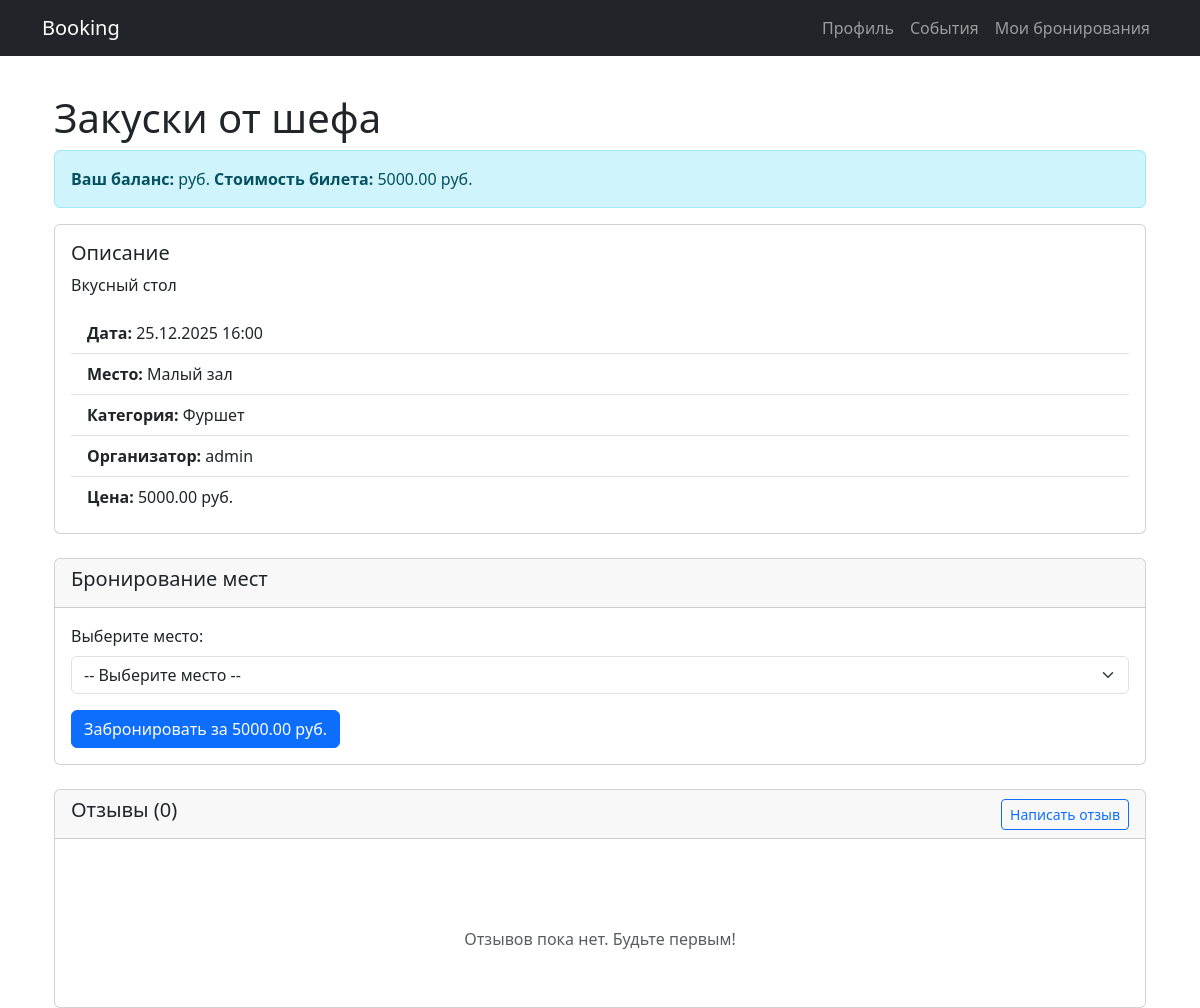
The page /event/2/ (signed in) on the database as committed earlier.
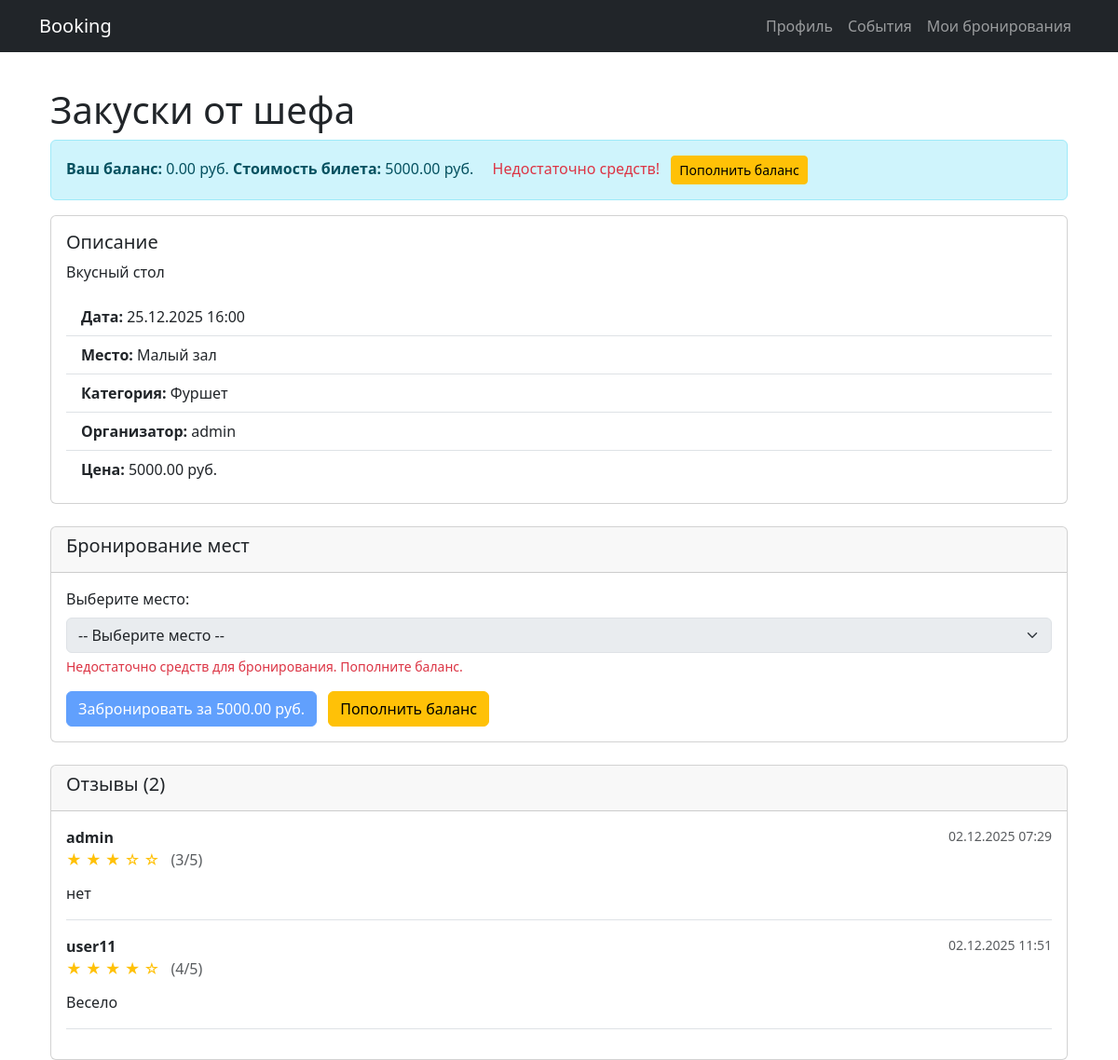
The same page on the database as committed later.
### events/models.py (models this page shows, shortened)
class Event(models.Model):
    title = models.CharField(max_length=200)
    description = models.TextField()
    date = models.DateTimeField()
    venue = models.ForeignKey(Venue, on_delete=models.CASCADE)
    category = models.ForeignKey(Category, on_delete=models.SET_NULL, null=True)
    organizer = models.ForeignKey(User, on_delete=models.CASCADE, null=True, blank=True)
    price = models.DecimalField(
        max_digits=10,
        decimal_places=2,
        default=0,
        help_text="Стоимость билета"
    )

class Venue(models.Model):
    name = models.CharField(max_length=200)
    address = models.CharField(max_length=300)
    capacity = models.IntegerField()

class Category(models.Model):
    name = models.CharField(max_length=200)
    description = models.TextField(blank=True)

class UserProfile(models.Model):
    user = models.OneToOneField(User, on_delete=models.CASCADE, related_name="profile")
    balance = models.DecimalField(max_digits=10, decimal_places=2, default=0)

class Review(models.Model):
    user = models.ForeignKey(User, on_delete=models.CASCADE)
    event = models.ForeignKey(Event, on_delete=models.CASCADE, related_name='reviews')
    rating = models.PositiveSmallIntegerField()
    comment = models.TextField(blank=True)
    created_at = models.DateTimeField(auto_now_add=True)

### events/views.py (the view, shortened to what this page needs)
# urls.py: path('event/<int:event_id>/', views.event_detail_page, name='event_detail_page'),  # Изменили events/ на event/
@login_required
def event_detail_page(request, event_id):
    event = get_object_or_404(Event, id=event_id)
    free_seats = event.seats.filter(is_booked=False)
    user_review = Review.objects.filter(user=request.user, event=event).first()
    reviews = event.reviews.all()
    return render(request, "templates/pages/event_detail.html", {
        "event": event,
        "free_seats": free_seats,
        "reviews": reviews,
        "user_review": user_review
    })

### templates/templates/pages/event_detail.html (shortened to what the changed rows need)
{% extends '../base.html' %}
{% block content %}
<div class="container mt-4">
    <h1>{{ event.title }}</h1>
    <div class="alert alert-info">
        <strong>Ваш баланс:</strong>
        {% with request.user.profile.balance as balance %}
            {{ balance }} руб.
        {% endwith %}
        <strong>Стоимость билета:</strong> {{ event.price }} руб.
        {% if request.user.profile.balance < event.price %}
            <span class="text-danger ms-3">
                 Недостаточно средств!
                <a href="{% url 'payment-topup' %}" class="btn btn-sm btn-warning ms-2">Пополнить баланс</a>
            </span>
        {% endif %}
    </div>
    <div class="card mb-4">
        <div class="card-body">
            <h5 class="card-title">Описание</h5>
            <p class="card-text">{{ event.description }}</p>
            <ul class="list-group list-group-flush">
                <li class="list-group-item">
                    <strong>Дата:</strong> {{ event.date|date:"d.m.Y H:i" }}
                </li>
                <li class="list-group-item">
                    <strong>Место:</strong> {{ event.venue.name }}
                </li>
                <li class="list-group-item">
                    <strong>Категория:</strong> {{ event.category.name }}
                </li>
                <li class="list-group-item">
                    <strong>Организатор:</strong> {{ event.organizer.username }}
                </li>
                <li class="list-group-item">
                    <strong>Цена:</strong> {{ event.price }} руб.
                </li>
            </ul>
        </div>
    </div>
    <div class="card mb-4">
        <div class="card-header">
        </div>
        <div class="card-body">
            {% if free_seats %}
                <form method="POST">
                    <div class="mb-3">
                        <label for="seatSelect" class="form-label">Выберите место:</label>
                        <select class="form-select" id="seatSelect" name="seat_id" required {% if request.user.profile.balance < event.price %}disabled{% endif %}>
                            <option value="">-- Выберите место --</option>
                        </select>
                        {% if request.user.profile.balance < event.price %}
                        <div class="form-text text-danger">
                            Недостаточно средств для бронирования. Пополните баланс.
                        </div>
                        {% endif %}
                    </div>
                    <button type="submit" class="btn btn-primary" {% if request.user.profile.balance < event.price %}disabled{% endif %}>
                        Забронировать за {{ event.price }} руб.
                    </button>
                    {% if request.user.profile.balance < event.price %}
                    <a href="{% url 'payment-topup' %}" class="btn btn-warning ms-2">
                        Пополнить баланс
                    </a>
                    {% endif %}
                </form>
            {% else %}
                <div class="alert alert-warning">
                    Все места забронированы
                </div>
            {% endif %}
        </div>
    </div>
    <div class="card">
        <div class="card-header d-flex justify-content-between align-items-center">
            <h5>Отзывы ({{ reviews|length }})</h5>
            {% if not user_review %}
            <button class="btn btn-sm btn-outline-primary" data-bs-toggle="modal" data-bs-target="#reviewModal">
                 Написать отзыв
            </button>
            {% endif %}
        </div>
        <div class="card-body">
            {% if reviews %}
                {% for review in reviews %}
                <div class="border-bottom pb-3 mb-3">
                    <div class="d-flex justify-content-between align-items-start">
                        <div>
                            <strong>{{ review.user.username }}</strong>
                            <div class="text-warning mb-1">
                                {% for i in "12345"|make_list %}
                                    {% if i|add:"0" <= review.rating %}
                                        ★
                                    {% else %}
                                        ☆
                                    {% endif %}
                                {% endfor %}
                                <span class="text-muted ms-2">({{ review.rating }}/5)</span>
                            </div>
                        </div>
                        <small class="text-muted">{{ review.created_at|date:"d.m.Y H:i" }}</small>
                    </div>
                    <p class="mt-2 mb-0">{{ review.comment }}</p>
                </div>
                {% endfor %}
            {% else %}
                <p class="text-muted text-center py-4">
                    <br>
                    Отзывов пока нет. Будьте первым!
                </p>
            {% endif %}
        </div>
    </div>
</div>
{% endblock %}

Rows that differ between the two databases and show on the page:
added UserProfile: balance "0.00"
added Review: user.username "admin", rating "3", created_at "02.12.2025 07:29", comment "нет"
added Review: user.username "user11", rating "4", created_at "02.12.2025 11:51", comment "Весело"
Other text that changed with them:
{{ reviews|length }}: "0" → "2"
text no longer shown: "Написать отзыв Отзывов пока нет. Будьте первым!"
text now shown: "Недостаточно средств! Пополнить баланс Недостаточно средств для бронирования. Пополните баланс. Пополнить баланс"
